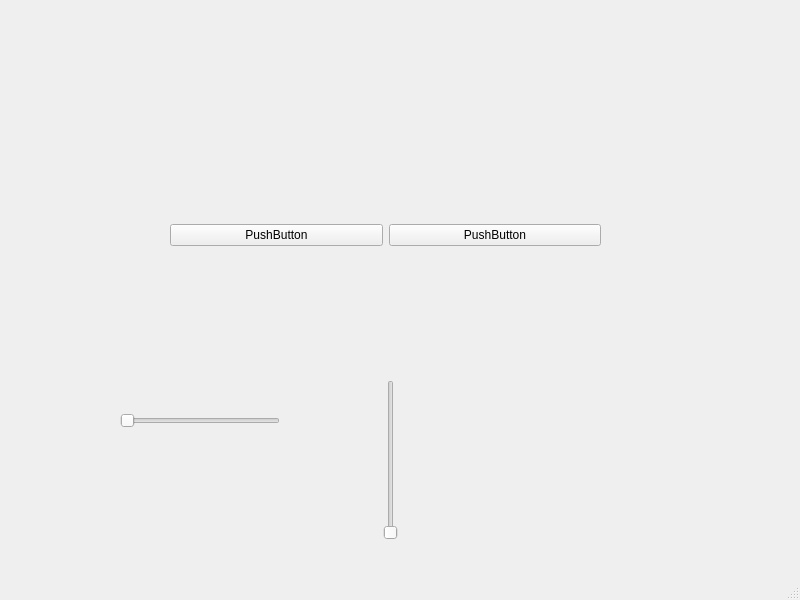
<?xml version="1.0" encoding="UTF-8"?>
<ui version="4.0">
 <class>MainWindow</class>
 <widget class="QMainWindow" name="MainWindow">
  <property name="geometry">
   <rect>
    <x>0</x>
    <y>0</y>
    <width>800</width>
    <height>600</height>
   </rect>
  </property>
  <property name="windowTitle">
   <string>MainWindow</string>
  </property>
  <widget class="QWidget" name="centralwidget">
   <widget class="QWidget" name="horizontalLayoutWidget">
    <property name="geometry">
     <rect>
      <x>170</x>
      <y>120</y>
      <width>431</width>
      <height>231</height>
     </rect>
    </property>
    <layout class="QHBoxLayout" name="horizontalLayout">
     <item>
      <widget class="QPushButton" name="pushButton_2">
       <property name="text">
        <string>PushButton</string>
       </property>
      </widget>
     </item>
     <item>
      <widget class="QPushButton" name="pushButton">
       <property name="text">
        <string>PushButton</string>
       </property>
      </widget>
     </item>
    </layout>
   </widget>
   <widget class="QSlider" name="horizontalSlider">
    <property name="geometry">
     <rect>
      <x>120</x>
      <y>410</y>
      <width>160</width>
      <height>22</height>
     </rect>
    </property>
    <property name="orientation">
     <enum>Qt::Horizontal</enum>
    </property>
   </widget>
   <widget class="QSlider" name="verticalSlider">
    <property name="geometry">
     <rect>
      <x>380</x>
      <y>380</y>
      <width>22</width>
      <height>160</height>
     </rect>
    </property>
    <property name="orientation">
     <enum>Qt::Vertical</enum>
    </property>
   </widget>
  </widget>
  <widget class="QMenuBar" name="menubar">
   <property name="geometry">
    <rect>
     <x>0</x>
     <y>0</y>
     <width>800</width>
     <height>21</height>
    </rect>
   </property>
  </widget>
  <widget class="QStatusBar" name="statusbar"/>
 </widget>
 <resources/>
 <connections/>
</ui>
